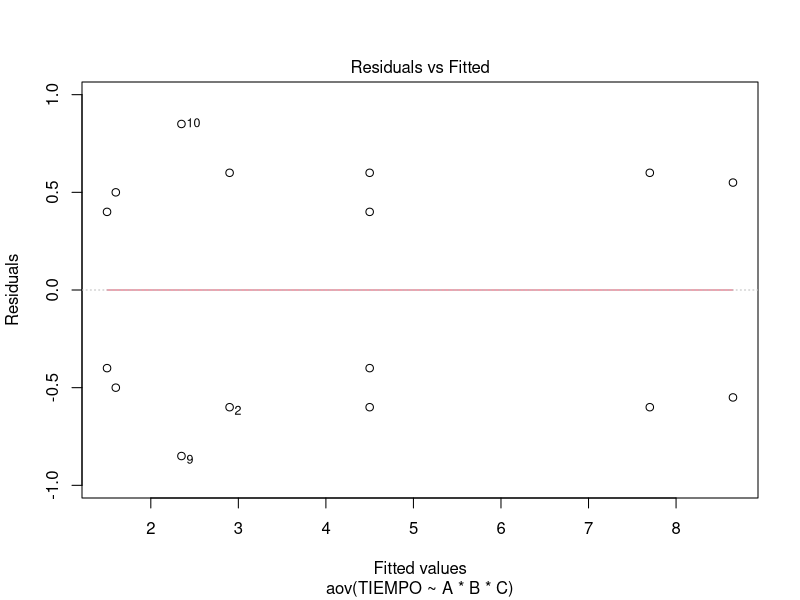
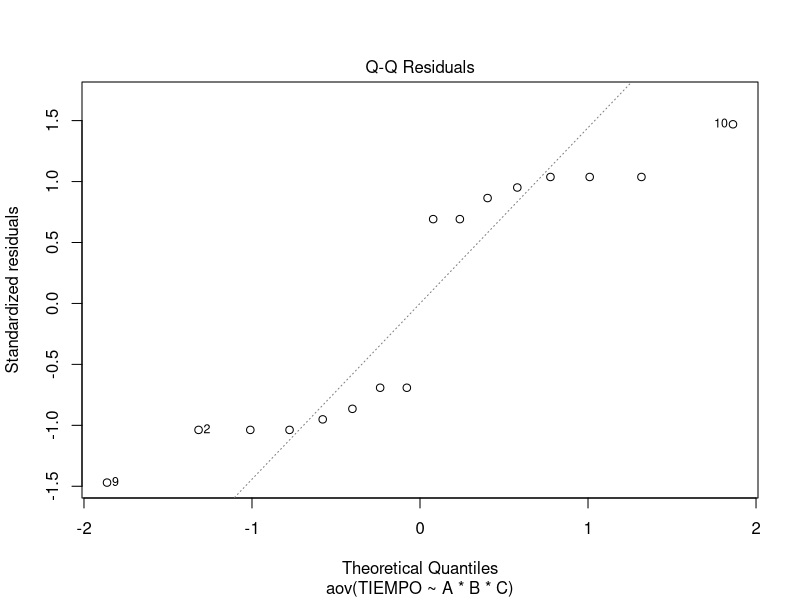
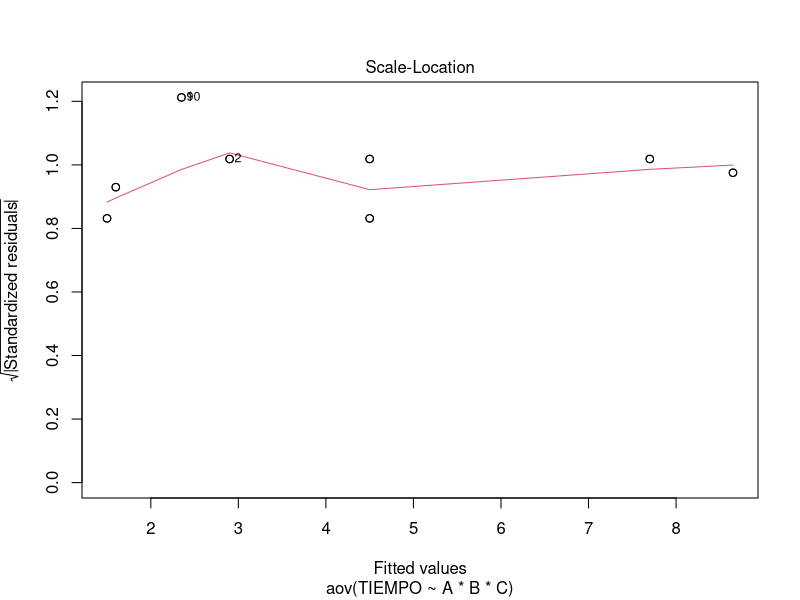
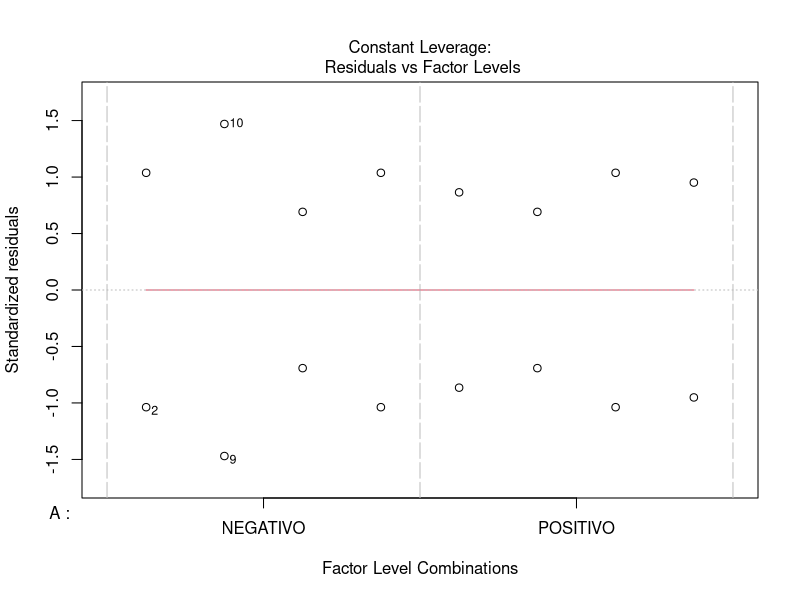

Write the R code that produced these figures, in order.
library(readxl)
library(car)

data <- read_xlsx("./ALUMINIO.xlsx")

data$A <- as.factor(data$A)
data$B <- as.factor(data$B)
data$C <- as.factor(data$C)
data$TIEMPO <- as.numeric(data$TIEMPO)
View(data)
data
model <- aov(TIEMPO ~ A * B * C, data = data)
summary(model)

resi <- residuals(model)
shapiro.test(resi)
leveneTest(TIEMPO ~ A*B*C, data = data, center=mean)
leveneTest(resi ~ A*B*C, data=data, center=mean)

plot(model)
TukeyHSD(model)
